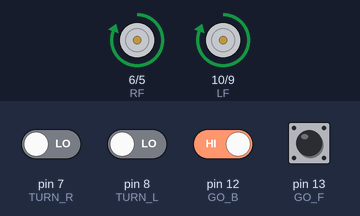
Simulated run of this sketch. Board: Arduino Uno, built with avr-gcc and run on an emulated ATmega328P. On the bench: motor-driver pin pairs drawn as motors (green arrow = first pin HIGH = forward, orange = second pin HIGH = backward, longer = more drive). The inputs (shaded band) are chosen by the test bench; at power-on: pin 12 (GO_B), pin 13 (GO_F) HIGH, pin 7 (TURN_R), pin 8 (TURN_L) LOW.

Above: at 1.2 s.
1.3 s: pin 13 (GO_F) pulled LOW for 0.15 s
At 1.37 s:
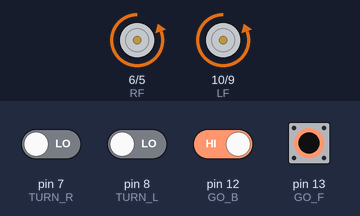
2.9 s: pin 12 (GO_B) driven LOW and pin 13 (GO_F) driven LOW
At 3.8 s:
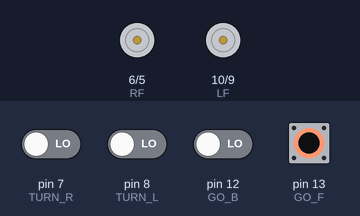
4.4 s: pin 7 (TURN_R) driven HIGH
At 5.0 s:
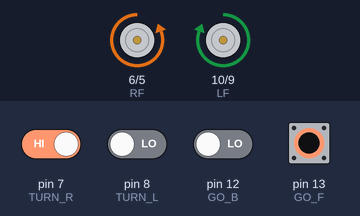
5.9 s: pin 8 (TURN_L) driven HIGH
At 7.1 s:
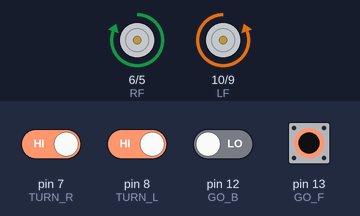
7.4 s: pin 8 (TURN_L) driven LOW
At 8.5 s:
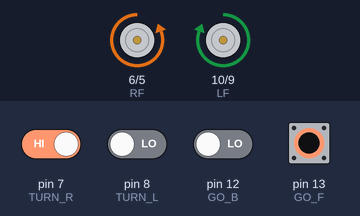
8.9 s: pin 7 (TURN_R) driven LOW
At 9.6 s:
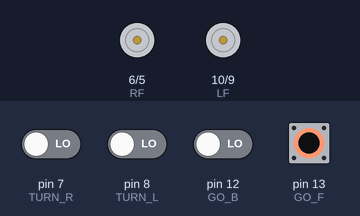
Timing chart, 0 to 11.4 s (numbered marks = the images above; inputs shaded):
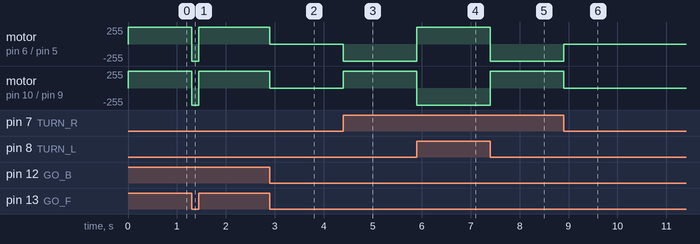

Measured:
- after the input at 1.3 s, motor on pin 6 (RF) / pin 5 (RB), motor on pin 10 (LF) / pin 9 (LB): forward 255/255 → backward 255/255 at once, → forward 255/255 0.15 s later
- after the input at 2.9 s, motor on pin 6 (RF) / pin 5 (RB), motor on pin 10 (LF) / pin 9 (LB): forward 255/255 → stopped at once
- after the input at 4.4 s, motor on pin 6 (RF) / pin 5 (RB): stopped → backward 255/255 at once; motor on pin 10 (LF) / pin 9 (LB): stopped → forward 255/255 at once
- after the input at 5.9 s, motor on pin 6 (RF) / pin 5 (RB): backward 255/255 → forward 255/255 at once; motor on pin 10 (LF) / pin 9 (LB): forward 255/255 → backward 255/255 at once
- after the input at 7.4 s, motor on pin 6 (RF) / pin 5 (RB): forward 255/255 → backward 255/255 at once; motor on pin 10 (LF) / pin 9 (LB): backward 255/255 → forward 255/255 at once
- after the input at 8.9 s, motor on pin 6 (RF) / pin 5 (RB): backward 255/255 → stopped at once; motor on pin 10 (LF) / pin 9 (LB): forward 255/255 → stopped at once

The sketch:

two-wheel-car.ino
```cpp
#define SEC *1000
#include "CarControl1.h"

void setup() {
    pinMode(LF, OUTPUT);
    pinMode(LB, OUTPUT);
    pinMode(RF, OUTPUT);
    pinMode(RB, OUTPUT);

    pinMode(GO_F, INPUT_PULLUP);
    pinMode(GO_B, INPUT_PULLUP);
    pinMode(TURN_L, INPUT);
    pinMode(TURN_R, INPUT);
}

void loop() {
    int Button_F=digitalRead(13);
    int Button_B=digitalRead(12);
    int Button_L=digitalRead(8);
    int Button_R=digitalRead(7);
    Car1 kang;

    if (Button_F==HIGH) {
        kang.goF();
    } else if (Button_B==HIGH) {
        kang.goB();
    } else if(Button_L==HIGH){
        kang.turnL();
    } else if (Button_R==HIGH) {
        kang.turnR();
    }else{
        kang.Off();
    }
}
```

CarControl1.h
```cpp
#ifndef __CARCONTROL__
#define __CARCONTROL__

//L:left, F:front
#define LF 10 //pinMode
#define LB 9
#define RF 6
#define RB 5

#define GO_F 13
#define GO_B 12
#define TURN_L 8
#define TURN_R 7

class Car1 {
private:
    void LeftWheel(int front, int back);
    void RightWheel(int front, int back);

public:
    void goF(void);
    void goB(void);
    void turnL(void);
    void turnR(void);
    void Off(void);
};

#endif
```

CarControl1.ino
```cpp
#include "CarControl1.h"

void Car1::LeftWheel(int front, int back) {
    digitalWrite(10, front);
    digitalWrite(9, back);
}

void Car1::RightWheel(int front, int back) {
    digitalWrite(6, front);
    digitalWrite(5, back);
}


void Car1::goF(void) {
    LeftWheel(HIGH, LOW);
    RightWheel(HIGH, LOW);
}

void Car1::goB(void) {
    LeftWheel(LOW, HIGH);
    RightWheel(LOW, HIGH);
}

void Car1::turnL(void) {
    LeftWheel(LOW, HIGH);
    RightWheel(HIGH, LOW);
}

void Car1::turnR(void) {
    LeftWheel(HIGH, LOW);
    RightWheel(LOW, HIGH);
}

void Car1::Off(void) {
    LeftWheel(LOW, LOW);
    RightWheel(LOW, LOW);
}
```
